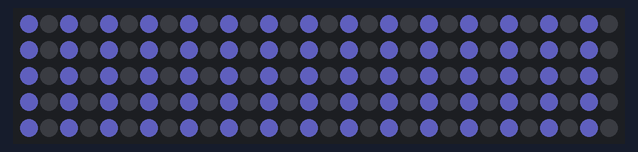
Recording of a sketch running on a simulated Arduino Uno, built with avr-gcc and run on an emulated ATmega328P. On the bench: 150 RGB LEDs in strip order, left to right, continuing on the next row. Dim RGB values are drawn brighter than linear; random numbers use the default seed unless the sketch sets one; EEPROM starts erased.

Above: at 0.2 s.
At 39.69 s:
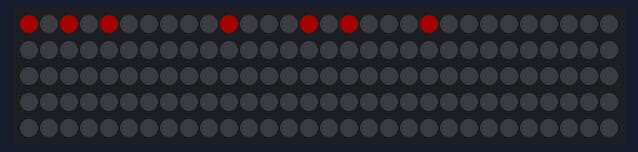

The sketch:

ledBinaires.ino
```cpp
#include <PololuLedStrip.h>
#include <EEPROM.h>

// Create an ledStrip object on pin 11.
#define LED_SIGNAL_PIN 11
PololuLedStrip<LED_SIGNAL_PIN> ledStrip;

#define NEXT_PATTERN_BUTTON_PIN  2  // button between this pin and ground
#define AUTOCYCLE_SWITCH_PIN  3  // switch between this pin and ground

#define LED_COUNT 150
rgb_color colors[LED_COUNT];

#define WORD_SIZE 8 // use 8 size words to match EEPROM capacity.
#define WORDS_COUNT (1+(LED_COUNT/2)/WORD_SIZE)

#define PERIODE 22 // millisecondes

// system timer, incremented by one every time through the main loop
byte loopCount[WORDS_COUNT];

unsigned int seed = 0;  // used to initialize random number generator

rgb_color color = getRandomColor();

// initialization stuff
void setup()
{
  // initialize the random number generator with a seed obtained by
  // summing the voltages on the disconnected analog inputs
  for (int i = 0; i < 8; i++)
  {
    seed += analogRead(i);
  }
  seed += EEPROM.read(0);  // get part of the seed from EEPROM
  randomSeed(seed);
  // save a random number in EEPROM to be used for random seed
  // generation the next time the program runs
  EEPROM.write(0, random(256));
  clearOff();

  for(int i = 0; i < WORDS_COUNT; i++) {
    //loopCount[i] = 0; // first run that programme with that line, for 1 minute then comment and uncomment the next one
    loopCount[i] = EEPROM.read(i+1);
  }

}

// main loop
void loop()
{
  delay(PERIODE);

  if(loopCount[0] % (1000/PERIODE * 3)== 0) {
    color = getRandomColor();
  }

  if(loopCount[0] % (1000/PERIODE * 60) == 0) { // write eeprom every minutes
    for(int i = 0; i < WORDS_COUNT; i++) {
      EEPROM.write(i+1, loopCount[i]);
    }
  }

  clearOff();
  for (int i = 0; i < LED_COUNT/2; i++)
  {
    int bit = i % WORD_SIZE;
    if ((loopCount[i / WORD_SIZE] & (1 << bit)) != 0) {
      colors[i*2] = color;
    }
  }
  ledStrip.write(colors, LED_COUNT);

  incrementCounter(loopCount);
}

void incrementCounter(byte *p) {
  while(!++*(p++));
}

void clearOff() {
  for (int i = 0; i < LED_COUNT; i++)
  {
    colors[i] = (rgb_color){0, 0, 0};
  }
}

rgb_color getRandomColor() {
  int color_interval = 40;
  rgb_color randomColor = (rgb_color){0, 0, 0};
  while(randomColor.red == 0 && randomColor.green == 0 && randomColor.blue == 0) {
    randomColor = (rgb_color){random(3)*color_interval, random(3)*color_interval, random(3)*color_interval};
  }
  return randomColor;
}
```
